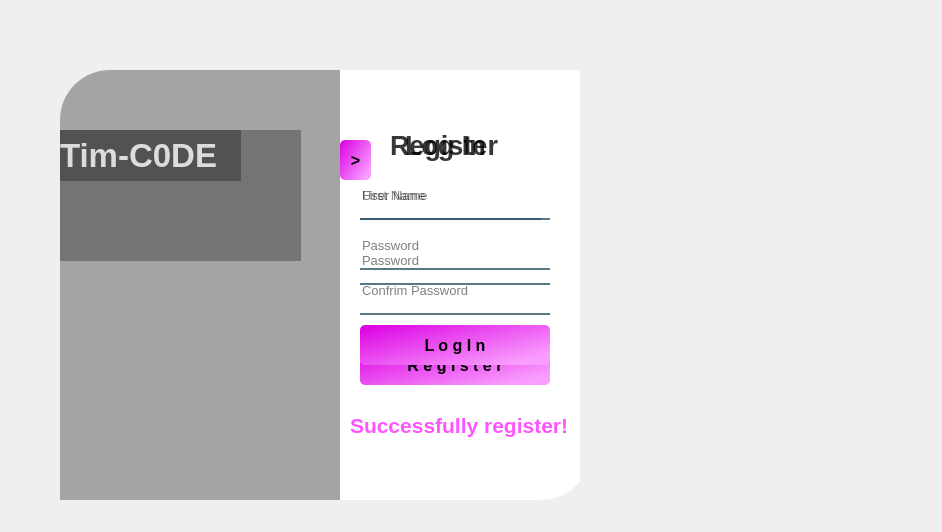
<?xml version="1.0" encoding="UTF-8"?>
<ui version="4.0">
 <class>Form</class>
 <widget class="QWidget" name="Form">
  <property name="geometry">
   <rect>
    <x>0</x>
    <y>0</y>
    <width>942</width>
    <height>532</height>
   </rect>
  </property>
  <property name="windowTitle">
   <string>Form</string>
  </property>
  <widget class="QWidget" name="widget" native="true">
   <property name="geometry">
    <rect>
     <x>30</x>
     <y>50</y>
     <width>550</width>
     <height>500</height>
    </rect>
   </property>
   <widget class="QLabel" name="label">
    <property name="geometry">
     <rect>
      <x>30</x>
      <y>20</y>
      <width>280</width>
      <height>430</height>
     </rect>
    </property>
    <property name="styleSheet">
     <string notr="true">background-image: url(:/img/dlyafotoshopa1.jpg);
border-top-left-radius: 50px;
</string>
    </property>
    <property name="text">
     <string/>
    </property>
   </widget>
   <widget class="QLabel" name="label_2">
    <property name="geometry">
     <rect>
      <x>30</x>
      <y>20</y>
      <width>280</width>
      <height>430</height>
     </rect>
    </property>
    <property name="styleSheet">
     <string notr="true">background-color: rgb(0, 0, 0, 80);
border-top-left-radius: 50px;
</string>
    </property>
    <property name="text">
     <string/>
    </property>
   </widget>
   <widget class="QWidget" name="widget_2" native="true">
    <property name="geometry">
     <rect>
      <x>30</x>
      <y>80</y>
      <width>241</width>
      <height>131</height>
     </rect>
    </property>
    <property name="styleSheet">
     <string notr="true">background-color: rgb(0,0,0,75);</string>
    </property>
    <widget class="QLabel" name="label_5">
     <property name="geometry">
      <rect>
       <x>0</x>
       <y>0</y>
       <width>181</width>
       <height>51</height>
      </rect>
     </property>
     <property name="font">
      <font>
       <pointsize>25</pointsize>
       <weight>75</weight>
       <bold>true</bold>
      </font>
     </property>
     <property name="styleSheet">
      <string notr="true">color: rgb(250,250,250,210);</string>
     </property>
     <property name="text">
      <string>Tim-C0DE</string>
     </property>
    </widget>
   </widget>
   <widget class="QLabel" name="label_3">
    <property name="geometry">
     <rect>
      <x>310</x>
      <y>20</y>
      <width>251</width>
      <height>430</height>
     </rect>
    </property>
    <property name="styleSheet">
     <string notr="true">background-color: rgb(255, 255, 255, 255);
border-bottom-right-radius: 50px;</string>
    </property>
    <property name="text">
     <string/>
    </property>
   </widget>
   <widget class="QWidget" name="widget_4" native="true">
    <property name="geometry">
     <rect>
      <x>320</x>
      <y>30</y>
      <width>220</width>
      <height>391</height>
     </rect>
    </property>
    <widget class="QLabel" name="label_4">
     <property name="geometry">
      <rect>
       <x>40</x>
       <y>30</y>
       <width>121</width>
       <height>71</height>
      </rect>
     </property>
     <property name="font">
      <font>
       <pointsize>20</pointsize>
       <weight>75</weight>
       <bold>true</bold>
      </font>
     </property>
     <property name="styleSheet">
      <string notr="true">color: rgb(0, 0, 0, 200);</string>
     </property>
     <property name="text">
      <string>Register</string>
     </property>
    </widget>
    <widget class="QPushButton" name="pushButton">
     <property name="geometry">
      <rect>
       <x>10</x>
       <y>265</y>
       <width>190</width>
       <height>40</height>
      </rect>
     </property>
     <property name="font">
      <font>
       <pointsize>12</pointsize>
       <weight>75</weight>
       <bold>true</bold>
      </font>
     </property>
     <property name="styleSheet">
      <string notr="true">QPushButton#pushButton{
	background-color: qlineargradient(spread:pad, x1:0, y1:0.0454545, x2:0.9375, y2:0.813, stop:0 rgba(220, 2, 227, 255), stop:1 rgba(249, 158, 255, 255));
	border-radius: 5px;
}

QPushButton#pushButton:hover{
	background-color: qlineargradient(spread:pad, x1:0, y1:0, x2:0.647727, y2:0.415, stop:0 rgba(24, 35, 186, 255), stop:1 rgba(14, 170, 147, 255));
}
QPushButton#pushButton:pressed{
	background-color: qlineargradient(spread:pad, x1:0, y1:0, x2:0.647727, y2:0.415, stop:0 rgba(24, 35, 186, 255), stop:1 rgba(14, 170, 147, 255));
	padding-left: 5px;
	padding-top: 5px;
}</string>
     </property>
     <property name="text">
      <string>R e g i s t e r</string>
     </property>
    </widget>
    <widget class="QLineEdit" name="lineEdit">
     <property name="geometry">
      <rect>
       <x>10</x>
       <y>100</y>
       <width>181</width>
       <height>40</height>
      </rect>
     </property>
     <property name="font">
      <font>
       <pointsize>10</pointsize>
      </font>
     </property>
     <property name="styleSheet">
      <string notr="true">background-color: rgb(0, 0, 0, 0);
border:none;
border-bottom: 2px solid rgb(46, 82, 101, 200);
padding-bottom: 7px;</string>
     </property>
     <property name="placeholderText">
      <string>First Name</string>
     </property>
    </widget>
    <widget class="QLineEdit" name="lineEdit_7">
     <property name="geometry">
      <rect>
       <x>10</x>
       <y>195</y>
       <width>190</width>
       <height>40</height>
      </rect>
     </property>
     <property name="font">
      <font>
       <pointsize>10</pointsize>
      </font>
     </property>
     <property name="styleSheet">
      <string notr="true">background-color: rgb(0, 0, 0, 0);
border:none;
border-bottom: 2px solid rgb(46, 82, 101, 200);
padding-bottom: 7px;</string>
     </property>
     <property name="echoMode">
      <enum>QLineEdit::Password</enum>
     </property>
     <property name="placeholderText">
      <string>Confrim Password</string>
     </property>
    </widget>
    <widget class="QLineEdit" name="lineEdit_6">
     <property name="geometry">
      <rect>
       <x>10</x>
       <y>150</y>
       <width>190</width>
       <height>40</height>
      </rect>
     </property>
     <property name="font">
      <font>
       <pointsize>10</pointsize>
      </font>
     </property>
     <property name="styleSheet">
      <string notr="true">background-color: rgb(0, 0, 0, 0);
border:none;
border-bottom: 2px solid rgb(46, 82, 101, 200);
padding-bottom: 7px;</string>
     </property>
     <property name="echoMode">
      <enum>QLineEdit::Password</enum>
     </property>
     <property name="placeholderText">
      <string>Password</string>
     </property>
    </widget>
   </widget>
   <widget class="QPushButton" name="pushButton_3">
    <property name="geometry">
     <rect>
      <x>310</x>
      <y>90</y>
      <width>31</width>
      <height>40</height>
     </rect>
    </property>
    <property name="font">
     <font>
      <pointsize>12</pointsize>
      <weight>75</weight>
      <bold>true</bold>
     </font>
    </property>
    <property name="styleSheet">
     <string notr="true">QPushButton#pushButton, #pushButton_2,#pushButton_3{
	background-color: qlineargradient(spread:pad, x1:0, y1:0.0454545, x2:0.9375, y2:0.813, stop:0 rgba(220, 2, 227, 255), stop:1 rgba(249, 158, 255, 255));
	border-radius: 5px;
}

QPushButton#pushButton:hover, #pushButton_2:hover,#pushButton_3:hover{
	background-color: qlineargradient(spread:pad, x1:0, y1:0, x2:0.647727, y2:0.415, stop:0 rgba(24, 35, 186, 255), stop:1 rgba(14, 170, 147, 255));
}
QPushButton#pushButton:pressed, #pushButton_2:pressed,#pushButton_3:pressed{
	background-color: qlineargradient(spread:pad, x1:0, y1:0, x2:0.647727, y2:0.415, stop:0 rgba(24, 35, 186, 255), stop:1 rgba(14, 170, 147, 255));
	padding-left: 5px;
	padding-top: 5px;
}</string>
    </property>
    <property name="text">
     <string>&gt;</string>
    </property>
    <property name="checkable">
     <bool>true</bool>
    </property>
   </widget>
   <widget class="QLabel" name="label_7">
    <property name="geometry">
     <rect>
      <x>330</x>
      <y>250</y>
      <width>181</width>
      <height>16</height>
     </rect>
    </property>
    <property name="styleSheet">
     <string notr="true">color: rgb(255, 0, 0);</string>
    </property>
    <property name="text">
     <string/>
    </property>
   </widget>
   <widget class="QLabel" name="label_8">
    <property name="geometry">
     <rect>
      <x>330</x>
      <y>270</y>
      <width>181</width>
      <height>16</height>
     </rect>
    </property>
    <property name="styleSheet">
     <string notr="true">color: rgb(255, 0, 0);</string>
    </property>
    <property name="text">
     <string/>
    </property>
   </widget>
   <widget class="QWidget" name="widget_3" native="true">
    <property name="geometry">
     <rect>
      <x>320</x>
      <y>20</y>
      <width>220</width>
      <height>315</height>
     </rect>
    </property>
    <widget class="QLineEdit" name="lineEdit_4">
     <property name="geometry">
      <rect>
       <x>10</x>
       <y>110</y>
       <width>190</width>
       <height>40</height>
      </rect>
     </property>
     <property name="font">
      <font>
       <pointsize>10</pointsize>
      </font>
     </property>
     <property name="styleSheet">
      <string notr="true">background-color: rgb(0, 0, 0, 0);
border:none;
border-bottom: 2px solid rgb(46, 82, 101, 200);
padding-bottom: 7px;</string>
     </property>
     <property name="placeholderText">
      <string>User Name</string>
     </property>
    </widget>
    <widget class="QPushButton" name="pushButton_2">
     <property name="geometry">
      <rect>
       <x>10</x>
       <y>255</y>
       <width>190</width>
       <height>40</height>
      </rect>
     </property>
     <property name="font">
      <font>
       <pointsize>12</pointsize>
       <weight>75</weight>
       <bold>true</bold>
      </font>
     </property>
     <property name="styleSheet">
      <string notr="true">QPushButton#pushButton, #pushButton_2{
	background-color: qlineargradient(spread:pad, x1:0, y1:0.0454545, x2:0.9375, y2:0.813, stop:0 rgba(220, 2, 227, 255), stop:1 rgba(249, 158, 255, 255));
	border-radius: 5px;
}

QPushButton#pushButton:hover, #pushButton_2:hover{
	background-color: qlineargradient(spread:pad, x1:0, y1:0, x2:0.647727, y2:0.415, stop:0 rgba(24, 35, 186, 255), stop:1 rgba(14, 170, 147, 255));
}
QPushButton#pushButton:pressed, #pushButton_2:pressed{
	background-color: qlineargradient(spread:pad, x1:0, y1:0, x2:0.647727, y2:0.415, stop:0 rgba(24, 35, 186, 255), stop:1 rgba(14, 170, 147, 255));
	padding-left: 5px;
	padding-top: 5px;
}</string>
     </property>
     <property name="text">
      <string>L o g I n</string>
     </property>
    </widget>
    <widget class="QLineEdit" name="lineEdit_3">
     <property name="geometry">
      <rect>
       <x>10</x>
       <y>175</y>
       <width>190</width>
       <height>40</height>
      </rect>
     </property>
     <property name="font">
      <font>
       <pointsize>10</pointsize>
      </font>
     </property>
     <property name="styleSheet">
      <string notr="true">background-color: rgb(0, 0, 0, 0);
border:none;
border-bottom: 2px solid rgb(46, 82, 101, 200);
padding-bottom: 7px;</string>
     </property>
     <property name="echoMode">
      <enum>QLineEdit::Password</enum>
     </property>
     <property name="placeholderText">
      <string>Password</string>
     </property>
    </widget>
    <widget class="QLabel" name="label_6">
     <property name="geometry">
      <rect>
       <x>55</x>
       <y>40</y>
       <width>121</width>
       <height>71</height>
      </rect>
     </property>
     <property name="font">
      <font>
       <pointsize>20</pointsize>
       <weight>75</weight>
       <bold>true</bold>
      </font>
     </property>
     <property name="styleSheet">
      <string notr="true">color: rgb(0, 0, 0, 200);</string>
     </property>
     <property name="text">
      <string>Log In</string>
     </property>
    </widget>
   </widget>
   <widget class="QLabel" name="label_9">
    <property name="geometry">
     <rect>
      <x>320</x>
      <y>340</y>
      <width>231</width>
      <height>71</height>
     </rect>
    </property>
    <property name="font">
     <font>
      <pointsize>16</pointsize>
      <weight>75</weight>
      <bold>true</bold>
     </font>
    </property>
    <property name="styleSheet">
     <string notr="true">color: rgb(255, 85, 255);</string>
    </property>
    <property name="text">
     <string>Successfully register!</string>
    </property>
   </widget>
  </widget>
 </widget>
 <resources>
  <include location="img.qrc"/>
 </resources>
 <connections/>
</ui>
